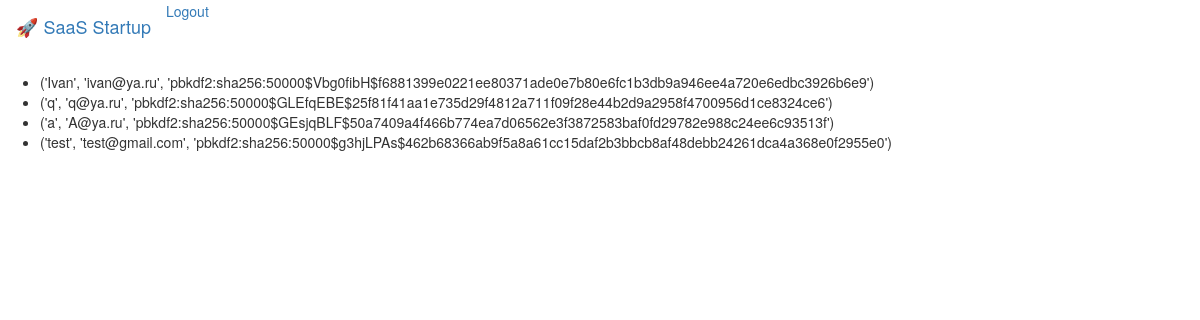
The page /all (signed in) on the database its author committed.
### app/models.py (models this page shows, shortened)
class User(UserMixin, db.Model):
    id = db.Column(db.Integer, primary_key=True)
    username = db.Column(db.String(64), index=True)
    email = db.Column(db.String(120), index=True, unique=True)
    password_hash = db.Column(db.String(128))

### app/routes.py (the view)
@app.route('/all')
@login_required
def all():
    users = User.query.all()
    return render_template('allusers.html', users=users)

### app/models.py (called while the page is built)
@login.user_loader
def load_user(id):
    return User.query.get(int(id))

### app/templates/allusers.html
{% extends 'base.html' %}
{% block content %}
<ul>
{% for user in users %}
    <li> {{user.username, user.email, user.password_hash}}</li>
{% endfor %}
</ul>
{% endblock %}

### app/templates/base.html (shortened to what this page needs)
{% extends 'bootstrap/base.html' %}
{% block navbar %}
<nav class="navbar">
  <a class="nav-item nav-link navbar-brand" href="{{ url_for('index') }}">🚀 SaaS Startup</a>
  {% if current_user.is_anonymous %}
  <div class="d-flex justify-content-end">
      <a class="nav-item nav-link text-muted" href="{{ url_for('login') }}">Login</a>
      <a class="nav-item nav-link" href="{{ url_for('register') }}">Register</a>
  </div>
  {% else %}
  <div class="d-flex justify-content-end">
    <a class="nav-item nav-link" href="{{ url_for('logout') }}">Logout</a>
  </div>
  {% endif %}
</nav>
{% endblock %}

### rows shown on the page
User: username+email+password_hash "('Ivan', 'ivan@ya.ru', 'pbkdf2:sha256:50000$Vbg0fibH$f6881399e0221ee80371ade0e7b80e6fc1b3db9a946ee4a720e6edbc3926b6e9')"
User: username+email+password_hash "('q', 'q@ya.ru', 'pbkdf2:sha256:50000$GLEfqEBE$25f81f41aa1e735d29f4812a711f09f28e44b2d9a2958f4700956d1ce8324ce6')"
User: username+email+password_hash "('a', 'A@ya.ru', 'pbkdf2:sha256:50000$GEsjqBLF$50a7409a4f466b774ea7d06562e3f3872583baf0fd29782e988c24ee6c93513f')"
User: username+email+password_hash "('test', 'test@gmail.com', 'pbkdf2:sha256:50000$g3hjLPAs$462b68366ab9f5a8a61cc15daf2b3bbcb8af48debb24261dca4a368e0f2955e0')"
